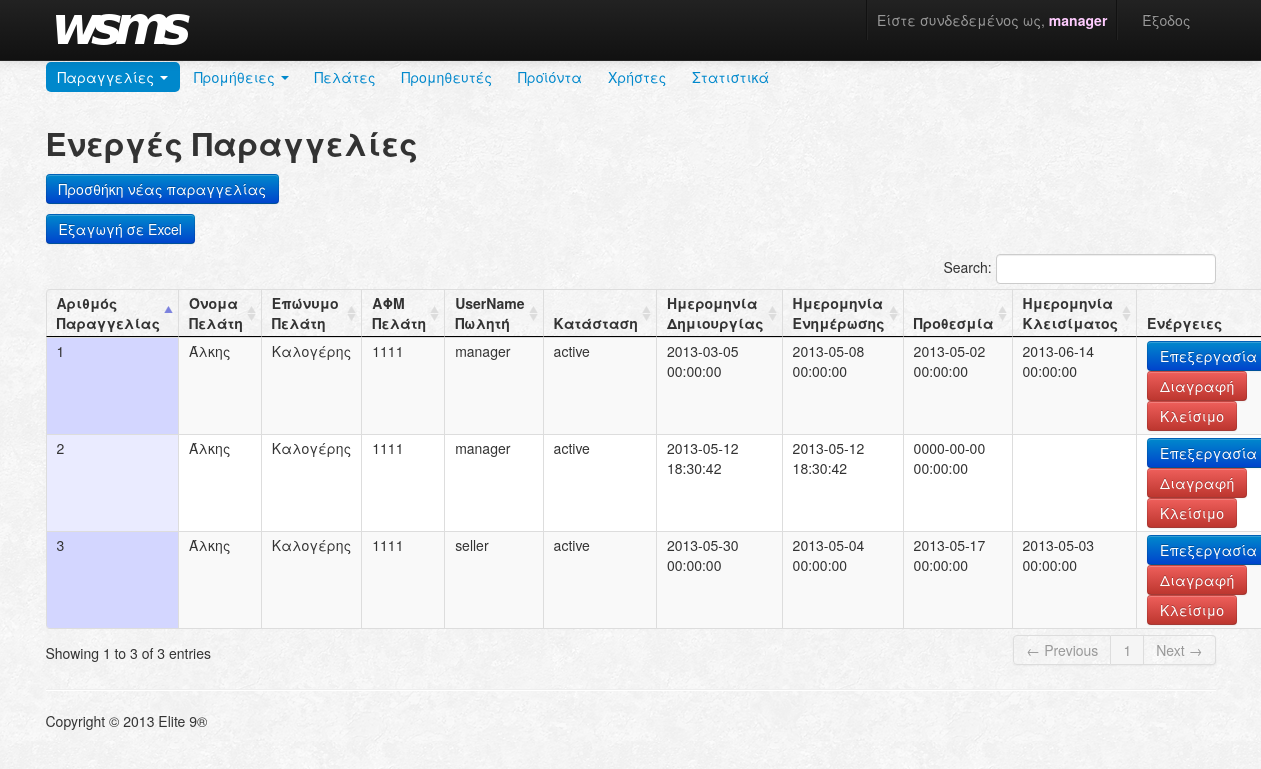
The page /saleOrder/index (signed in) on the database as committed earlier.
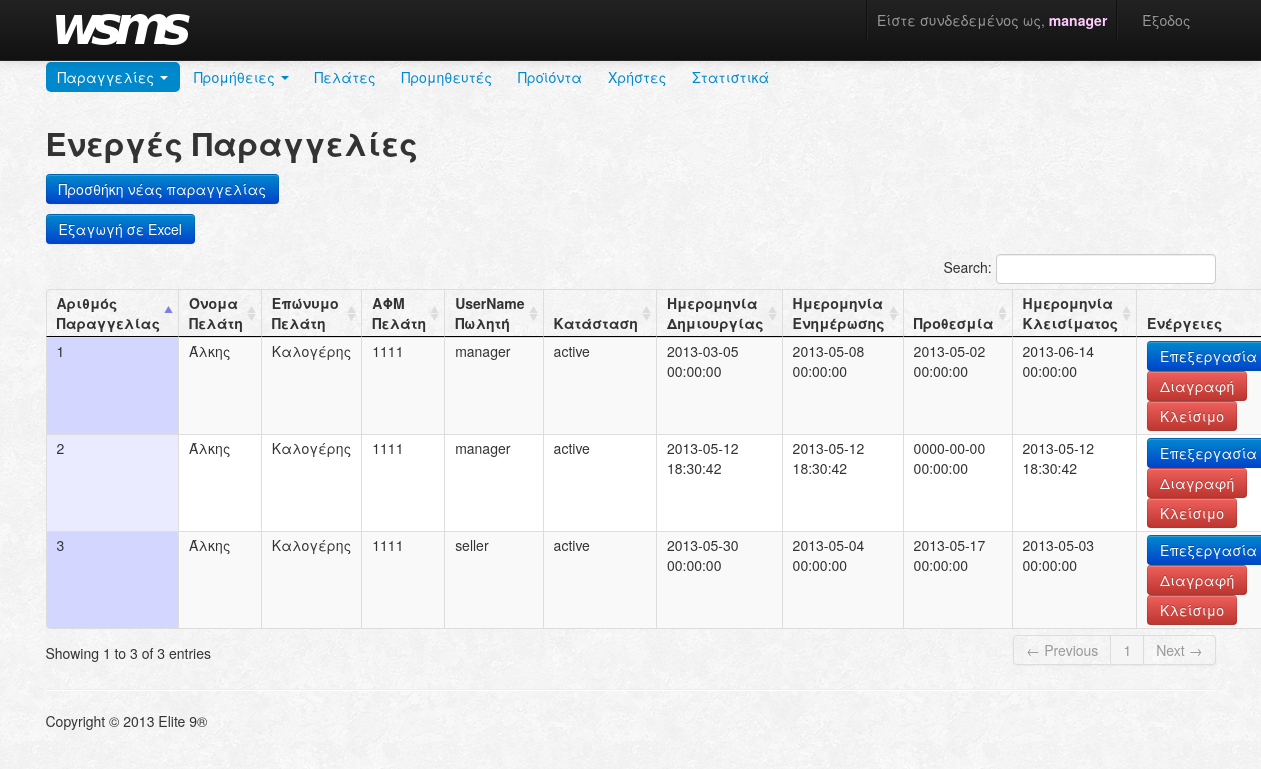
The same page on the database as committed later.
### tables this page shows
CREATE TABLE IF NOT EXISTS `saleorder` (
  `idSaleOrder` int(11) NOT NULL AUTO_INCREMENT,
  `dateUpdated` datetime NOT NULL,
  `dateCreated` datetime NOT NULL,
  `dateClosed` datetime DEFAULT NULL,
  `dateDue` datetime DEFAULT NULL,
  `customerSsn` varchar(9) NOT NULL,
  `idUser` int(11) NOT NULL,
  `status` enum('active','inactive','closed','problem') NOT NULL,
  `address` varchar(100) DEFAULT NULL,
  PRIMARY KEY (`idSaleOrder`,`dateUpdated`),
  KEY `fk_OrderSale_Customer1_idx` (`customerSsn`),
  KEY `fk_OrderSale_User1_idx` (`idUser`)
);

CREATE TABLE IF NOT EXISTS `customer` (
  `ssn` varchar(9) NOT NULL,
  `name` varchar(45) NOT NULL,
  `surname` varchar(45) NOT NULL,
  `phone` varchar(20) DEFAULT NULL,
  `cellphone` varchar(20) DEFAULT NULL,
  `email` varchar(45) DEFAULT NULL,
  `address` varchar(100) NOT NULL,
  `zipCode` varchar(10) NOT NULL,
  `city` varchar(45) NOT NULL,
  `version` int(11) NOT NULL DEFAULT '0',
  PRIMARY KEY (`ssn`)
);

CREATE TABLE IF NOT EXISTS `user` (
  `idUser` int(11) NOT NULL AUTO_INCREMENT,
  `username` varchar(45) NOT NULL,
  `password` varchar(45) NOT NULL,
  `email` varchar(45) NOT NULL,
  `role` enum('MANAGER','SELLER','SCHEDULER','STOREKEEPER') NOT NULL,
  PRIMARY KEY (`idUser`),
  UNIQUE KEY `username_UNIQUE` (`username`)
);

### index.php (called while the page is built, shortened)
<?php
require 'Config/Router.php';
$app = new Router();

### Models/entities/SaleOrder.php (called while the page is built, shortened)
<?php
class SaleOrder
{
    private $idSaleOrder;
    private $dateUpdated;
	private $dateCreated;
	private $dateClosed;
	private $dateDue;
	private $customerSsn;
	private $status;
	private $username;
    public function __construct($dateDue,
								$customerSsn,
								$idUser,
								$status,
								$middleProductObjArray,
								$dateCreated = null,
								$idSaleOrder = null,
								$dateUpdated = null,
								$dateClosed = null,
    							$address = null,
    							$username = null)
    {
		$this->dateCreated = $dateCreated;
		$this->dateUpdated = $dateUpdated;
		$this->idSaleOrder = $idSaleOrder;
		$this->dateDue = $dateDue;
		$this->customerSsn = $customerSsn;
		$this->status = $status;
		$this->dateClosed = $dateClosed;
		$this->username = $username;
    }
    public function __get($param)
    {
		switch ($param)
		{
			case "idSaleOrder":
				return $this->idSaleOrder;
			case "dateCreated":
				return $this->dateCreated;
			case "dateUpdated":
				return $this->dateUpdated;
			case "dateClosed":
				return $this->dateClosed;
			case "dateDue":
				return $this->dateDue;
			case "customerSsn":
				return $this->customerSsn;
			case "status":
				return $this->status;
			case "username":
				return $this->username;
		}
    }
}

### Models/SaleOrderModel.php (called while the page is built, shortened)
<?php
require_once("entities/SaleOrder.php");
class SaleOrderModel extends Model
{
	public static function getSaleOrders()
	{
		$pdo = Connector::getPDO();
		try
		{
			$stmt = $pdo->prepare("SELECT * FROM saleorder
									");
			$stmt->execute();
			$saleOrderColumns = $stmt->fetchAll();
			$saleOrderObjArray = array();
			foreach ($saleOrderColumns as $saleOrderCol)
			{
				$stmt = $pdo->prepare("SELECT sku, currentDescription, currentPriceSale, currentPriceSupply, quantityCreated, quantityClosed, currentDiscount
									  FROM saleorder_has_product
                                      WHERE idSaleOrder = :idSaleOrder
    								  AND dateUpdated = :dateUpdated
									  ");
				$stmt->bindValue(":idSaleOrder", $saleOrderCol['idSaleOrder']);
				$stmt->bindValue(":dateUpdated", $saleOrderCol['dateUpdated']);
				$stmt->execute();
				$middleProductsColumns = $stmt->fetchAll();
				$stmt = $pdo->prepare("SELECT username FROM user WHERE idUser = :idUser
									");
				$stmt->bindValue(":idUser", $saleOrderCol['idUser']);
				$stmt->execute();
				$username = $stmt->fetchColumn();
				$middleProductObjArray = array();
				foreach ($middleProductsColumns as $middleProductsCol)
				{
					$middleProductObjArray[] = new MiddleProduct($middleProductsCol['sku'],
							$middleProductsCol['currentDescription'],
							$middleProductsCol['currentPriceSale'],
							$middleProductsCol['currentPriceSupply'],
							$middleProductsCol["currentDiscount"],
							$middleProductsCol['quantityCreated'],
							$middleProductsCol['quantityClosed']);
				}
				$saleOrderObjArray[] =  new SaleOrder($saleOrderCol['dateDue'],
						$saleOrderCol['customerSsn'],
						$saleOrderCol['idUser'],
						$saleOrderCol['status'],
						$middleProductObjArray,
						$saleOrderCol['dateCreated'],
						$saleOrderCol['idSaleOrder'],
						$saleOrderCol['dateUpdated'],
						$saleOrderCol['dateClosed'],
						$saleOrderCol['address'],
						$username);
			}
			return $saleOrderObjArray;
		}
		catch(PDOException $e)
		{
			echo $e->getMessage();
		}
	}
}

### Models/CustomerModel.php (called while the page is built, shortened)
<?php
require_once("entities/Customer.php");
class CustomerModel extends Model
{
    public static function getCustomerBySsn($customerSsn)
    {
		$pdo = Connector::getPDO();
        try
        {
            $stmt = $pdo->prepare("SELECT *
                                  FROM customer
                                  WHERE ssn = :customerSsn");
            $stmt->bindValue(":customerSsn", $customerSsn);
            $stmt->execute();
            $customerCol = $stmt->fetch(PDO::FETCH_ASSOC);
			return new Customer($customerCol['name'],
								$customerCol['surname'],
								$customerCol['ssn'],
								$customerCol['phone'],
								$customerCol['cellphone'],
								$customerCol['email'],
								$customerCol['address'],
								$customerCol['city'],
								$customerCol['zipCode']);
        }
        catch(PDOException $e)
        {
			throw $e;
        }
    }
}

### Models/entities/Customer.php (called while the page is built, shortened)
<?php
class Customer
{
    private $name;
    private $surname;
    public function __construct($name,
								$surname,
								$ssn,
    							$phone,
    							$cellphone,
    							$email,
								$address,
								$city,
								$zipCode)
    {
		$this->name = $name;
		$this->surname = $surname;
    }
    public function __get($param)
    {
		switch ($param)
		{
			case "name":
				return $this->name;
			case "surname":
				return $this->surname;
		}
    }
}

### Views/sales/index.php (the view)
<?php
  $which = 'saleorder';
  require_once 'Views/navbars/navbar.php';
?>
<div class="container">
<h2>
	Ενεργές Παραγγελίες
</h2>
<p>
   <a href="<?php echo SALEORDER . "/addsale_customer"; ?>"><button class="btn btn-primary" type="button" >Προσθήκη νέας παραγγελίας</button></a></p>
<p>
  <a href="<?php echo SALEORDER . "/exportStatistics"; ?>"><button class="btn btn-primary" type="button" >Εξαγωγή σε Excel</button></a>
</p>
<table cellpadding="0" cellspacing="0" border="0" class="table table-striped table-bordered" width="100%" id="saleorder_table">
<thead>
<tr>
	<th><strong>Αριθμός Παραγγελίας</strong></th>
	<th><strong>Όνομα Πελάτη</strong></th>
	<th><strong>Επώνυμο Πελάτη</strong></th>
	<th><strong>ΑΦΜ Πελάτη</strong></th>
	<th><strong>UserName Πωλητή</strong></th>
	<th><strong>Κατάσταση</strong></th>
	<th><strong>Ημερομηνία Δημιουργίας</strong></th>
	<th><strong>Ημερομηνία Ενημέρωσης</strong></th>
	<th><strong>Προθεσμία</strong></th>
	<th><strong>Ημερομηνία Κλεισίματος</strong></th>
	<th><strong>Ενέργειες</strong></th>
</tr>
</thead>
<tbody>
<?php
	if (!empty($data)) {
		foreach ($data as &$value) {
			echo "<tr>";
			echo "<td>" . $value->order->idSaleOrder . "</td>";
			echo "<td>" . $value->customer->name . "</td>";
			echo "<td>" . $value->customer->surname . "</td>";
			echo "<td>" . $value->order->customerSsn . "</td>";
			echo "<td>" . $value->order->username . "</td>";
			echo "<td>" . $value->order->status . "</td>";
			echo "<td>" . $value->order->dateCreated . "</td>";
			echo "<td>" . $value->order->dateUpdated . "</td>";
			echo "<td>" . $value->order->dateDue . "</td>";
			echo "<td>" . $value->order->dateClosed . "</td>";
			echo "<td>";
			if ($_SESSION['role'] == 'MANAGER' || $_SESSION['role'] == 'SELLER') {
				echo "<a href=\"" . SALEORDER . "/editsaleorder/" . $value->order->idSaleOrder . "\">" . "<button class=\"btn btn-primary\" type=\"button\" >Επεξεργασία</button></a>";
				echo "<a href=\"" . SALEORDER . "/deletesaleorder?id=" . $value->order->idSaleOrder . "\">" . "<button class=\"btn btn-danger\" type=\"button\" >Διαγραφή</button></a>";
			}
			echo "<a href=\"" . SALEORDER . "/closesaleorder?id=" . $value->order->idSaleOrder . "\">" . "<button class=\"btn btn-danger\" type=\"button\" >Κλείσιμο</button></td></a>";
			echo "</tr>";
		}
	}
?>
</tbody>
</table>
</div>

### Config/Router.php (shortened to what this page needs)
<?php
class Router
{
	function __construct()
	{
		$url = isset($_GET['url']) ? $_GET['url'] : null;
		$url = rtrim($url, '/');
		$url = explode('/', $url);
		$url[0] = ucfirst ( $url[0] );
		$url[0] .= "Controller";
		$controller = new $url[0];
		if (isset($url[2]))
		{
			if (method_exists($controller, $url[1]))
			{
				$this->checkForIntrusion();
				$controller->{$url[1]}($url[2]);
			}
			else
			{
				$this->error404('Requested method ' . $url[1] . ' does not exist');
			}
		}
		else
		{
			if (isset($url[1]))
			{
				if (method_exists($controller, $url[1]))
				{
					if (!empty($_POST))
					{
						call_user_func_array(array($controller, $url[1]), $_POST);
					}
					else
					{
						$controller->{$url[1]}();
					}
				}
				else
				{
					$this->error404('Requested method ' . $url[1] . ' does not exist');
				}
			}
			else
			{
				$this->checkForIntrusion();
				$controller->index();
			}
		}
	}
}

### Controllers/SaleOrderController.php (shortened to what this page needs)
<?php
require_once 'Models/SaleOrderModel.php';
require_once 'Models/CustomerModel.php';
 class SaleOrderController extends Controller
 {
 	public function index()
 	{
 		if (isset($_SESSION['role'])) {
 			if ($_SESSION['role'] == 'MANAGER' || $_SESSION['role'] == 'SELLER' || $_SESSION['role'] == 'STOREKEEPER') {
				try
				{
					$saleorders = SaleOrderModel::getSaleOrders();
					$data = array();
					foreach ($saleorders as &$saleorder)
					{
						$element = new StdClass();
						$element->customer = CustomerModel::getCustomerBySsn($saleorder->customerSsn);
						$element->order = $saleorder;
						$data[] = $element;
	 				}
	 				$this->view->render('sales', 'index', $data);
				}
 				catch(Exception $ex)
			 	{
	 				require_once 'PageController.php';
					$page = new PageController;
					$page->errordb($ex->getMessage());
 				}
 			}
	 		else {
 				require_once 'PageController.php';
				$page = new PageController;
				$page->error_accdenied();
			}
 		}
 	}
 }

### Views/View.php (shortened to what this page needs)
<?php
class View {
	public function render($dirname = '', $filename = '', $data = '', $noInclude = false)
	{
		if ($noInclude == true) {
			require 'Views/' . $dirname. '/' . $filename . '.php';
		}
		else {
			require 'Views/header.php';
			require 'Views/' . $dirname. '/' . $filename . '.php';
			require 'Views/footer.php';
		}
	}
}

### Views/header.php (shortened to what this page needs)
<!doctype html>
<html>
<head>
    <link href="<?php echo BOOTSTRAP; ?>/css/bootstrap.min.css" rel="stylesheet" media="screen">
	<link href="<?php echo BOOTSTRAP; ?>/css/style.css" rel="stylesheet">
	<link href="<?php echo BOOTSTRAP; ?>/css/jquery.dataTables.css" rel="stylesheet">
	<link href="<?php echo BOOTSTRAP; ?>/css/bootstrap-responsive.css" rel="stylesheet">
	<link href="<?php echo BOOTSTRAP; ?>/css/DT_bootstrap.css" rel="stylesheet">
	<link href="<?php echo BOOTSTRAP; ?>/css/bootstrap-datetimepicker.min.css" rel="stylesheet">
</head>
<body>
	<div class="navbar navbar-inverse navbar-fixed-top">
      <div class="navbar-inner">
        <div class="container">
			<a class="brand" href="<?php echo HOME; ?>/"><img src="<?php echo BOOTSTRAP; ?>/img/logo.png" alt="" /></a>
			<div class="nav-collapse collapse pull-right">
			<ul class="nav">
				<li class="divider-vertical"></li>
				<?php if (isset($_SESSION['username'])): ?>
					<li class="active"><p class="navbar-text pull-right">Είστε συνδεδεμένος ως, <a href="#" class="navbar-link"><b style="color:#FFCCFF">  <?php echo $_SESSION['username']; ?></b> </a></p></li>
					<li class="divider-vertical"></li>
					<li><a href="<?php echo USERS; ?>/logout">Έξοδος</a></li>
				<?php endif ?>
			</ul>
			</div>
        </div>
      </div>
    </div>
	<div id="main" class="container">

### Views/navbars/navbar.php (shortened to what this page needs)
<div class="container">
  <div class="row-fluid">
	<?php
	  if (isset($_SESSION['role'])) {
		switch ($_SESSION['role']) {
		  case 'MANAGER':
			require_once 'Views/navbars/manager_navbar.php';
			break;
		  }
		}
	?>
  </div>
</div>

### Views/navbars/manager_navbar.php (shortened to what this page needs)
<ul class="nav nav-pills">
	  <?php
		  if(isset($which)) {
		  switch($which) {
			case 'saleorder':
			  echo '<li class="dropdown active">';
				echo '<a href="#" class="dropdown-toggle" data-toggle="dropdown">Παραγγελίες <b class="caret"></b></a>';
				echo '  </li>';
				echo '<li class="dropdown">';
				echo '<a href="#" class="dropdown-toggle" data-toggle="dropdown">Προμήθειες <b class="caret"></b></a>';
				echo '  </li>';
			  echo '<li><a href="' . CUSTOMER . '/index' .'">Πελάτες</a></li>';
			  echo '<li><a href="' . PROVIDER . '/index' .'">Προμηθευτές</a></li>';
			  echo '<li><a href="' . PRODUCT . '/index' .'">Προϊόντα</a></li>';
			  echo '<li><a href="' . USERS . '/index' .'">Χρήστες</a></li>';
			  echo '<li><a href="' . USERS . '/getStatistics' .'">Στατιστικά</a></li>';
			  break;
		}
		}
	  ?>
</ul>

### Views/footer.php
</div>
		<footer class="footer container">
			<hr>
			<p>Copyright &copy; 2013 Elite 9&reg;</p>
		</footer>
</body>
</html>

Rows that differ between the two databases and show on the page:
changed saleorder (number 2 of 3 on the later page): dateClosed (not shown) → "2013-05-12 18:30:42"
